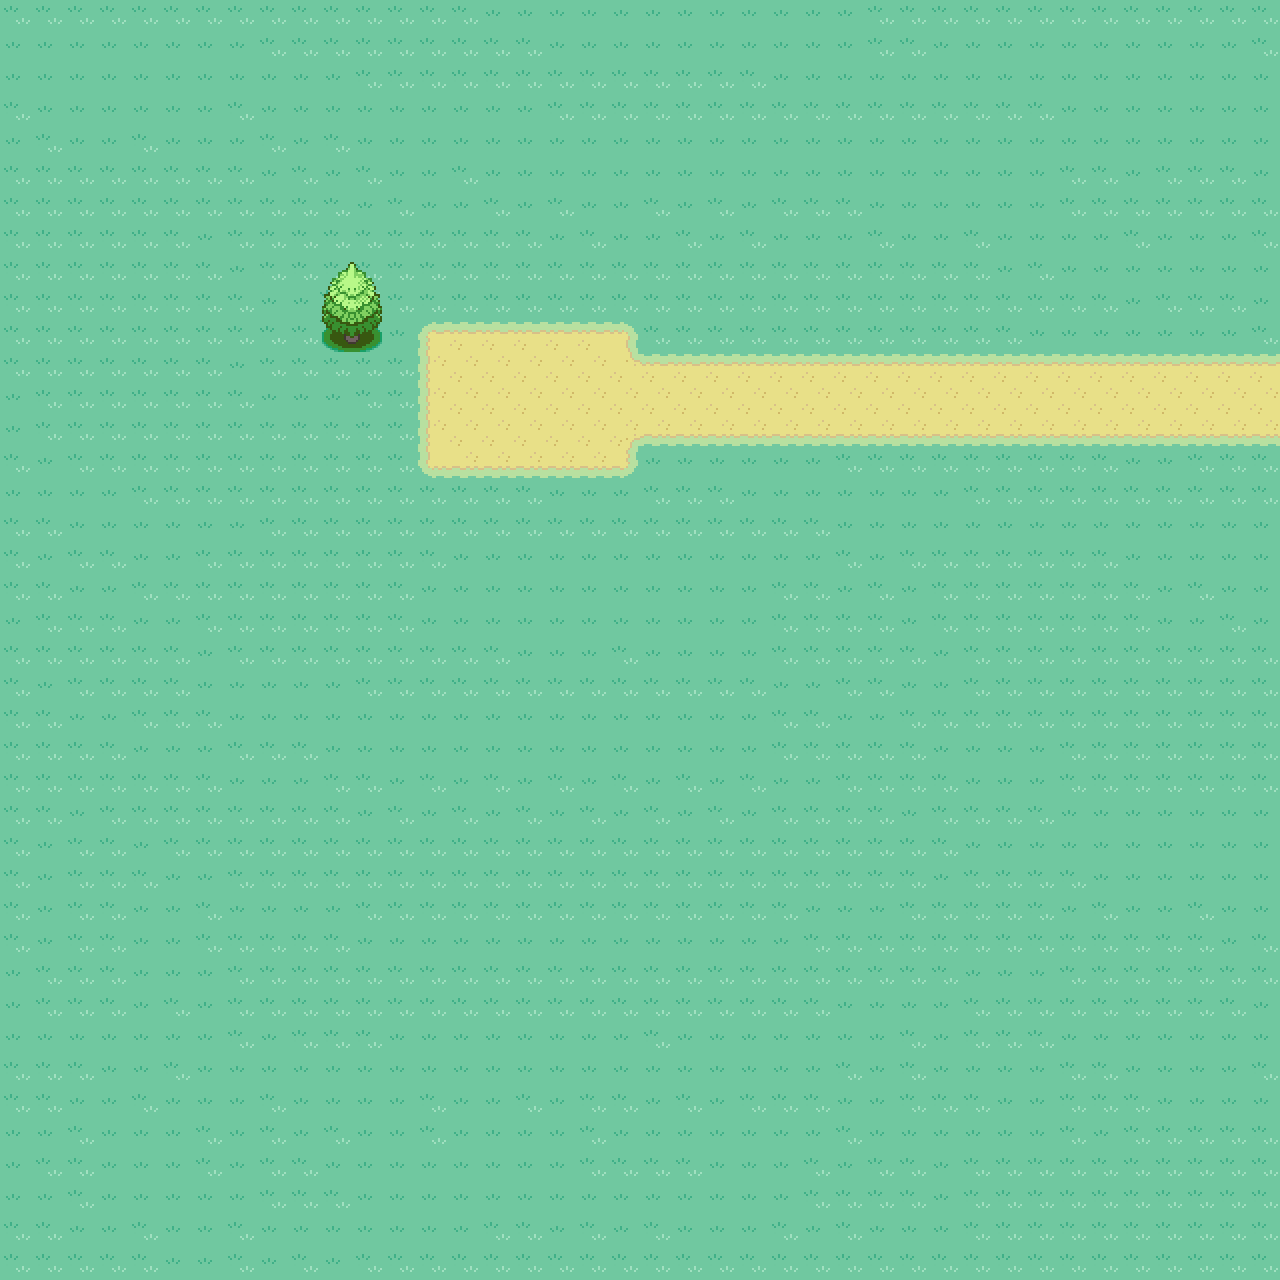

Rendered tile map (Tiled .tmx) drawn with the repository's tilesets; below, a short description and the map source with its tile grids summarised:
An orthogonal 40x40 tile map with 32x32 px tiles, 2 tile layers (Ground, upper).

<map version="1.0" orientation="orthogonal" width="40" height="40" tilewidth="32" tileheight="32">
 <tileset firstgid="49" name="completejohto9cynu3" tilewidth="32" tileheight="32">
  <image source="completejohto9cynu3.png" width="256" height="11872" />
  <tile id="8">
   <properties>
    <property name="obstacle" value="1" />
   </properties>
  </tile>
  <tile id="12">
   <properties>
    <property name="obstacle" value="1" />
   </properties>
  </tile>
  <tile id="13">
   <properties>
    <property name="obstacle" value="1" />
   </properties>
  </tile>
  <tile id="14">
   <properties>
    <property name="obstacle" value="1" />
   </properties>
  </tile>
  <tile id="15">
   <properties>
    <property name="obstacle" value="1" />
   </properties>
  </tile>
  <tile id="20">
   <properties>
    <property name="obstacle" value="1" />
   </properties>
  </tile>
  <tile id="21">
   <properties>
    <property name="obstacle" value="1" />
   </properties>
  </tile>
 </tileset>
 <layer name="Ground" width="40" height="40">
  <data>[1600 cells, 1600 non-empty, 16 distinct tile ids]</data>
 </layer>
 <layer name="upper" width="40" height="40">
  <data>[1600 cells, 4 non-empty, 4 distinct tile ids]</data>
 </layer>
</map>
